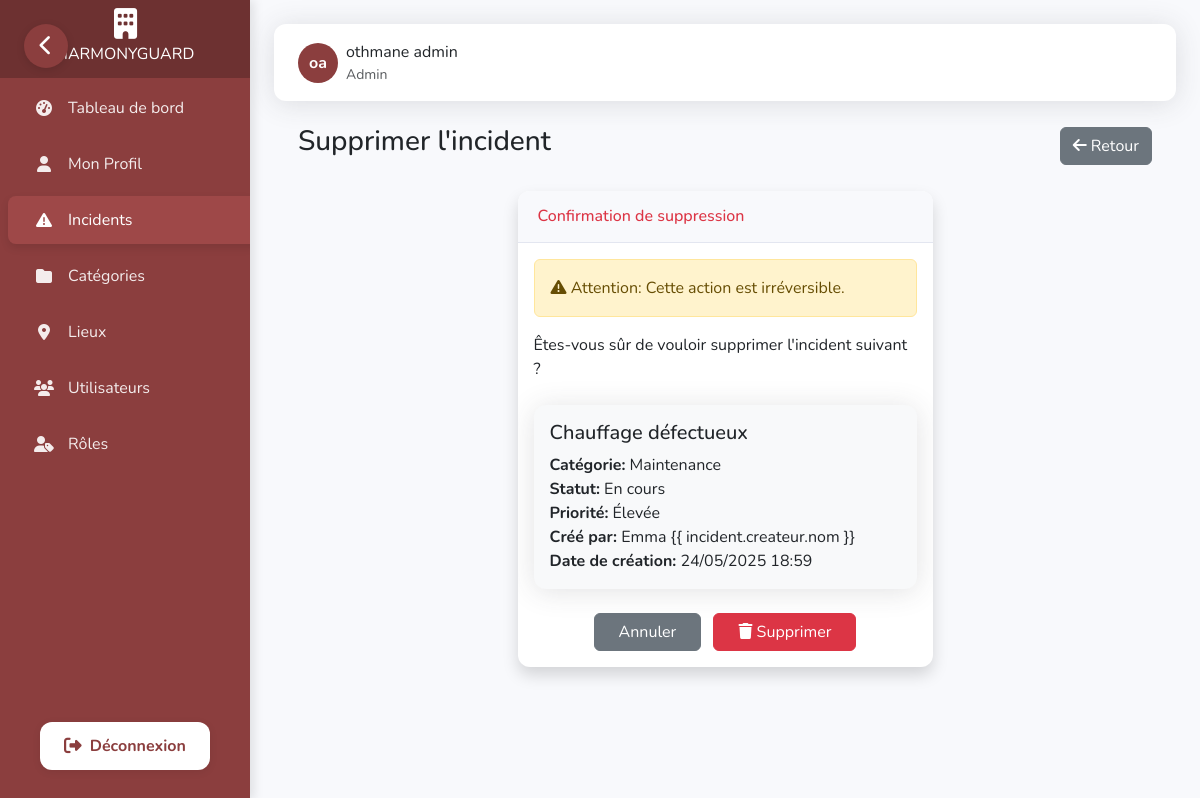
Screenshot of /dashboard/incidents/supprimer/1/ (signed in) with the database file from the repository.
### dashboard/models.py (models this page shows, shortened)
class Utilisateur(AbstractBaseUser, PermissionsMixin):
    nom = models.CharField(max_length=50)
    prenom = models.CharField(max_length=50)
    email = models.EmailField(unique=True)
    telephone = models.CharField(max_length=20, blank=True, null=True)
    actif = models.BooleanField(default=True)
    role = models.ForeignKey(Role, on_delete=models.CASCADE)
    is_staff = models.BooleanField(default=False)
    is_superuser = models.BooleanField(default=False)
    objects = UtilisateurManager()
    USERNAME_FIELD = 'email'
    REQUIRED_FIELDS = ['nom', 'prenom']
    @property
    def is_active(self):
        return self.actif

class Role(models.Model):
    nom = models.CharField(max_length=30, unique=True)
    permissions = models.TextField(blank=True)

class Incident(models.Model):
    STATUT_CHOICES = [
        ('nouveau', 'Nouveau'),
        ('en_cours', 'En cours'),
        ('resolu', 'Résolu'),
        ('ferme', 'Fermé'),
    ]
    PRIORITE_CHOICES = [
        ('faible', 'Faible'),
        ('moyenne', 'Moyenne'),
        ('elevee', 'Élevée'),
        ('critique', 'Critique'),
    ]
    titre = models.CharField(max_length=100)
    description = models.TextField()
    date_creation = models.DateTimeField(auto_now_add=True)
    date_modif = models.DateTimeField(auto_now=True)
    statut = models.CharField(max_length=10, choices=STATUT_CHOICES, default='nouveau')
    priorite = models.CharField(max_length=10, choices=PRIORITE_CHOICES, default='moyenne')
    categorie = models.ForeignKey('Categorie', on_delete=models.CASCADE)
    createur = models.ForeignKey('Utilisateur', related_name='incidents_crees', on_delete=models.CASCADE)
    assigne = models.ForeignKey('Utilisateur', related_name='incidents_assignes', on_delete=models.CASCADE, blank=True, null=True)
    lieu = models.ForeignKey('Lieu', on_delete=models.CASCADE, blank=True, null=True)
    def get_statut_display(self):
        return dict(self.STATUT_CHOICES).get(self.statut, self.statut)
    def get_priorite_display(self):
        return dict(self.PRIORITE_CHOICES).get(self.priorite, self.priorite)

class Categorie(models.Model):
    nom = models.CharField(max_length=50, unique=True)
    description = models.TextField(blank=True, null=True)

### dashboard/views.py (the view)
# urls.py: path('incidents/supprimer/<int:pk>/', views.supprimer_incident, name='supprimer_incident'),
@login_required
@permission_required('update_incident')
def supprimer_incident(request, pk):
    incident = get_object_or_404(Incident, pk=pk)
    role_name = request.user.role.nom.lower()
    if role_name != 'admin' and incident.createur != request.user:
        messages.error(request, "Vous n'avez pas la permission de supprimer cet incident.")
        return redirect('liste_incidents')
    if request.method == 'POST':
        incident.delete()
        messages.success(request, 'Incident supprimé avec succès!')
        return redirect('liste_incidents')
    return render(request, 'dashboard/incidents/supprimer.html', {'incident': incident})

### dashboard/templates/dashboard/incidents/supprimer.html (shortened to what this page needs)
{% extends 'dashboard/base.html' %}
{% load static %}
{% block content %}
<div class="container-fluid px-4">
    <div class="d-flex justify-content-between align-items-center mb-4">
        <h1 class="h3 text-gray-800">Supprimer l'incident</h1>
        <a href="{% url 'liste_incidents' %}" class="btn btn-secondary">
            <i class="fas fa-arrow-left"></i> Retour
        </a>
    </div>
    <div class="row">
        <div class="col-lg-6 mx-auto">
            <div class="card shadow mb-4">
                <div class="card-header py-3">
                    <h6 class="m-0 font-weight-bold text-danger">Confirmation de suppression</h6>
                </div>
                <div class="card-body">
                    <div class="alert alert-warning">
                        <i class="fas fa-exclamation-triangle"></i> Attention: Cette action est irréversible.
                    </div>
                    <p class="mb-4">
                        Êtes-vous sûr de vouloir supprimer l'incident suivant ?
                    </p>
                    <div class="card bg-light mb-4">
                        <div class="card-body">
                            <h5 class="card-title">{{ incident.titre }}</h5>
                            <p class="card-text">
                                <strong>Catégorie:</strong> {{ incident.categorie.nom }}<br>
                                <strong>Statut:</strong> {{ incident.get_statut_display }}<br>
                                <strong>Priorité:</strong> {{ incident.get_priorite_display }}<br>
                                <strong>Créé par:</strong> {{ incident.createur.prenom }} {{ incident.createur.nom
                                }}<br>
                                <strong>Date de création:</strong> {{ incident.date_creation|date:"d/m/Y H:i" }}
                            </p>
                        </div>
                    </div>
                    <form method="post" class="text-center">
                        <a href="{% url 'detail_incident' incident.id %}" class="btn btn-secondary px-4">
                            Annuler
                        </a>
                        <button type="submit" class="btn btn-danger px-4 ms-2">
                            <i class="fas fa-trash"></i> Supprimer
                        </button>
                    </form>
                </div>
            </div>
        </div>
    </div>
</div>
{% endblock %}

### dashboard/templates/dashboard/base.html (shortened to what this page needs)
<!DOCTYPE html>
<html lang="fr">
<head>
    {% load static %}
    <link href="https://cdn.jsdelivr.net/npm/bootstrap@5.3.0-alpha1/dist/css/bootstrap.min.css" rel="stylesheet">
    <link rel="stylesheet" href="https://cdnjs.cloudflare.com/ajax/libs/font-awesome/6.4.0/css/all.min.css">
    <link href="https://unpkg.com/aos@2.3.1/dist/aos.css" rel="stylesheet">
</head>
<body>
    {% if user.is_authenticated %}
    <nav class="sidebar" id="sidebar" data-aos="fade-right" data-aos-duration="1000">
        <a class="navbar-brand" href="{% url 'dashboard_home' %}">
            <i class="fas fa-building brand-icon"></i>
            <span class="brand-text">HARMONYGUARD</span>
        </a>
        <div class="nav flex-column">
            <div class="nav-item">
                <a class="nav-link {% if request.path == '/dashboard/' %}active{% endif %}"
                    href="{% url 'dashboard_home' %}">
                    <i class="fas fa-tachometer-alt"></i>
                    <span>Tableau de bord</span>
                </a>
            </div>
            <div class="nav-item">
                <a class="nav-link {% if request.path == '/profile/' %}active{% endif %}" href="{% url 'profile' %}">
                    <i class="fas fa-user"></i>
                    <span>Mon Profil</span>
                </a>
            </div>
            <div class="nav-item">
                <a class="nav-link {% if '/incidents/' in request.path %}active{% endif %}"
                    href="{% url 'liste_incidents' %}">
                    <i class="fas fa-exclamation-triangle"></i>
                    <span>Incidents</span>
                </a>
            </div>
            {% if user.role.nom.lower == 'admin' or 'view_categorie' in user.role.permissions_list %}
            <div class="nav-item">
                <a class="nav-link {% if '/categories/' in request.path %}active{% endif %}"
                    href="{% url 'liste_categories' %}">
                    <i class="fas fa-folder"></i>
                    <span>Catégories</span>
                </a>
            </div>
            {% endif %}
            {% if user.role.nom.lower == 'admin' or 'view_lieu' in user.role.permissions_list %}
            <div class="nav-item">
                <a class="nav-link {% if '/lieux/' in request.path %}active{% endif %}" href="{% url 'liste_lieux' %}">
                    <i class="fas fa-map-marker-alt"></i>
                    <span>Lieux</span>
                </a>
            </div>
            {% endif %}
            {% if user.role.nom.lower == 'admin' or 'view_utilisateur' in user.role.permissions_list %}
            <div class="nav-item">
                <a class="nav-link {% if '/utilisateurs/' in request.path %}active{% endif %}"
                    href="{% url 'liste_utilisateurs' %}">
                    <i class="fas fa-users"></i>
                    <span>Utilisateurs</span>
                </a>
            </div>
            {% endif %}
            {% if user.role.nom.lower == 'admin' or 'view_role' in user.role.permissions_list %}
            <div class="nav-item">
                <a class="nav-link {% if '/roles/' in request.path %}active{% endif %}" href="{% url 'liste_roles' %}">
                    <i class="fas fa-user-tag"></i>
                    <span>Rôles</span>
                </a>
            </div>
            {% endif %}
        </div>
        <div class="logout-section">
            <a href="{% url 'custom_logout' %}" class="logout-button">
                <i class="fas fa-sign-out-alt"></i>
                <span>Déconnexion</span>
            </a>
        </div>
    </nav>
    <button class="sidebar-toggle" id="sidebarToggle" aria-label="Toggle Sidebar">
        <i class="fas fa-chevron-left"></i>
    </button>
    {% endif %}
    <div class="content" id="content">
        {% if user.is_authenticated %}
        <div class="topbar" data-aos="fade-down" data-aos-duration="800">
            <div class="d-flex align-items-center">
                <div class="d-flex align-items-center">
                    <div class="user-avatar">
                        {{ user.prenom|first }}{{ user.nom|first }}
                    </div>
                    <div class="ms-2">
                        <div>{{ user.prenom }} {{ user.nom }}</div>
                        <div class="small text-muted">{{ user.role.nom }}</div>
                    </div>
                </div>
            </div>
        </div>
        {% endif %}
        {% block content %}{% endblock %}
    </div>
</body>
</html>

### dashboard/templates/dashboard/base.html (style rules this page uses)
:root { --primary-color: #8b3e3e; --secondary-color: #7a3636; --success-color: #1cc88a; --info-color: #36b9cc; --warning-color: #f6c23e; --danger-color: #e74a3b; --light-color: #f8f9fc; --dark-color: #5a5c69; --sidebar-bg: #8b3e3e; --sidebar-hover: #9e4848; --sidebar-active: #6d3131; --sidebar-width: 250px; --sidebar-collapsed-width: 70px; }
body { font-family: 'Nunito', sans-serif; background-color: #f8f9fc; overflow-x: hidden; }
.sidebar { width: var(--sidebar-width); min-height: 100vh; background-color: var(--sidebar-bg); color: white; position: fixed; z-index: 1000; top: 0; left: 0; overflow-x: hidden; transition: all 0.3s cubic-bezier(0.4, 0, 0.2, 1); box-shadow: 4px 0 10px rgba(0, 0, 0, 0.1); }
.sidebar .navbar-brand { padding: 1.5rem 0; display: flex; flex-direction: column; align-items: center; justify-content: center; text-align: center; background-color: var(--sidebar-active); margin-bottom: 0; height: 80px; transition: all 0.3s ease; white-space: nowrap; overflow: hidden; }
.sidebar .navbar-brand .brand-icon { font-size: 1.75rem; margin-bottom: 0.25rem; transition: all 0.3s ease; }
.sidebar .nav-item { position: relative; width: 100%; margin: 4px 0; }
.sidebar .nav-link { display: flex; align-items: center; width: 100%; padding: 0.75rem 1.5rem; color: rgba(255, 255, 255, 0.9); transition: all 0.3s ease; border-radius: 8px; margin: 0 8px; white-space: nowrap; overflow: hidden; }
.sidebar .nav-link.active { background-color: var(--sidebar-hover); color: white; box-shadow: 0 4px 8px rgba(0, 0, 0, 0.1); }
.sidebar .nav-link i { margin-right: 0.75rem; width: 24px; text-align: center; font-size: 1rem; transition: all 0.3s ease; }
.sidebar-toggle { position: fixed; top: 24px; left: 24px; z-index: 2000; background-color: var(--primary-color); border: none; color: white; width: 44px; height: 44px; border-radius: 50%; display: flex; align-items: center; justify-content: center; cursor: pointer; transition: all 0.3s ease; box-shadow: 0 2px 8px rgba(0,0,0,0.12); }
.sidebar-toggle i { font-size: 1.3rem; }
.content { margin-left: var(--sidebar-width); padding: 1.5rem; transition: all 0.3s cubic-bezier(0.4, 0, 0.2, 1); min-height: 100vh; }
.card { border: none; border-radius: 12px; box-shadow: 0 0.15rem 1.75rem 0 rgba(58, 59, 69, 0.15); margin-bottom: 1.5rem; overflow: hidden; transition: all 0.3s ease; }
.card-header { background-color: #f8f9fc; border-bottom: 1px solid #e3e6f0; padding: 1rem 1.25rem; font-weight: 600; }
.topbar { background-color: white; box-shadow: 0 0.15rem 1.75rem 0 rgba(58, 59, 69, 0.15); padding: 1rem 1.5rem; margin-bottom: 1.5rem; display: flex; justify-content: space-between; align-items: center; border-radius: 12px; transition: all 0.3s ease; }
.user-avatar { width: 40px; height: 40px; background-color: var(--primary-color); color: white; border-radius: 50%; display: flex; align-items: center; justify-content: center; font-weight: 700; transition: all 0.3s ease; cursor: pointer; }
.logout-section { position: absolute; bottom: 30px; left: 0; width: 100%; display: flex; justify-content: center; }
.logout-button { display: flex; align-items: center; justify-content: center; gap: 0.5rem; background: #fff; color: var(--primary-color) !important; font-weight: 700; border: none; border-radius: 12px; padding: 0.75rem 1.5rem; margin: 0 1.5rem; box-shadow: 0 2px 8px rgba(0,0,0,0.08); transition: background 0.2s, color 0.2s, transform 0.2s; text-decoration: none; font-size: 1rem; }
.logout-button i { font-size: 1.1rem; }
.logout-button span { display: inline; transition: opacity 0.2s; }

### rows the page displays
Utilisateur: prenom|first "o", nom|first "a", prenom "othmane", nom "admin", role.nom "Admin"
Incident: titre "Chauffage défectueux", categorie.nom "Maintenance", statut "En cours", priorite "Élevée", createur.prenom "Emma", date_creation "24/05/2025 18:59"
